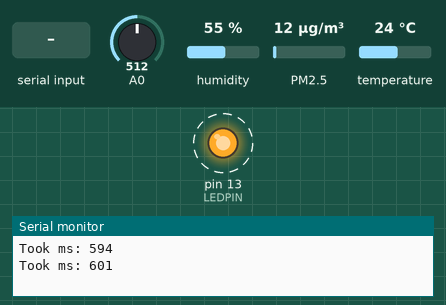
Recording of a sketch running on a simulated Arduino Uno, built with avr-gcc and run on an emulated ATmega328P. Parts: output pins drawn as LEDs (lit = HIGH), the last lines printed to the serial monitor. Wiring (inferred from the names in the program): DHT22 sensor: data pin 9; dust sensor: data pin 8. Dashed ring = blinking. The test bench sets the inputs (shaded band); at power-on: A0 = 512, humidity 55 %, PM2.5 12 µg/m³, temperature 24 °C.

Above: at 1.25 s.
1.3 s: "SS=\n" received over the second serial link
5.5 s: "1\n" received over the second serial link
At 7.9 s:
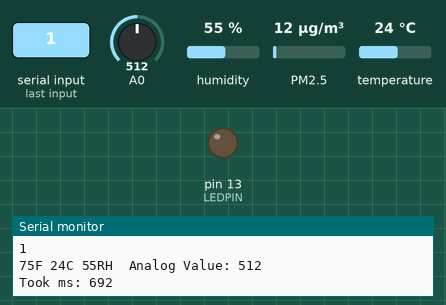
At 9.1 s:
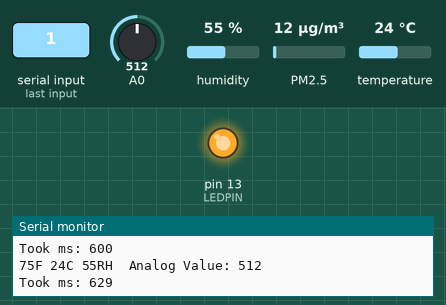
Timing chart, 0 to 10.6 s (numbered marks = the images above; inputs shaded):
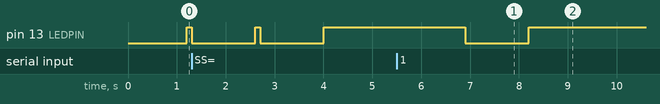

The sketch:

AirBeam.ino
```cpp
#include <SoftwareSerial.h>
#include <DHT.h>
#include <stdlib.h>
//#include <string.h>

#define DHTPIN 9
#define DHTTYPE DHT22   // DHT 22  (AM2302)

int pin = 8;
int humi, cel, fah, kelv;
unsigned long analogcount;
double analogtotal;
unsigned long duration;
unsigned long starttime;
unsigned long sampletime_ms = 1000;
unsigned long lowpulseoccupancy = 0;
unsigned long analogvalue = 0;
double ratio = 0;
double concentrationAV = 0;
DHT dht(DHTPIN, DHTTYPE);
SoftwareSerial mySerial(10, 11); //RX, TX

#define LEDPIN 13
#define BT_BUF_LEN 10
char bt_buffer[BT_BUF_LEN];
int8_t bt_connected = -1; // 0 = not connected (but been connected), 1 == connected, -1 == never been connected

void setup() {
  Serial.begin(115200);
  mySerial.begin(19200);
  bt_buffer[0] = 0;
  pinMode(8,INPUT);
  pinMode(LEDPIN, OUTPUT);
  starttime = millis();
}

void loop() {
  unsigned long int start = millis(); // The main block takes at least 1.5 seconds!
  humi = dht.readHumidity();
  cel = dht.readTemperature();
  fah = ((cel * 9)/5) + 32;
  analogvalue = analogvalue + analogRead(0);
  analogcount++;
  duration = pulseIn(pin, LOW);
  lowpulseoccupancy = lowpulseoccupancy + duration;
  Serial.print(F("Took ms: "));
  Serial.println(millis() - start);
  if ((millis()-starttime) > sampletime_ms)
  {
    starttime = millis(); // moved to create more regular periods.
    update_bt_status();

    Serial.println();
    ratio = lowpulseoccupancy/(sampletime_ms*10.0);  // Integer percentage 0=>100
    analogvalue = analogvalue/analogcount;
    analogtotal = (analogvalue*5.0)/1024;

    concentrationAV = (1244.4*pow(analogtotal,3) - 2961.9*pow(analogtotal,2) + 6007.9*analogtotal - 257.14);
    if(concentrationAV < 0){
      concentrationAV = 0;
    }
    Serial.print(fah);
    Serial.print(F("F "));
    Serial.print(cel);
    Serial.print(F("C "));
    Serial.print(humi);
    Serial.print(F("RH "));
    Serial.print(F(" Analog Value: "));
    Serial.print(analogvalue);

    if(bt_connected > 0){
      mySerial.print(concentrationAV);
      mySerial.println(F(";InsertSensorPackageName;PPD60PV-T2;Particulate Matter;PM;hundreds of particles per cubic foot;hppcf;0;2500;5000;7500;10000"));
      //mySerial.print("\n");

      mySerial.print(fah);
      mySerial.println(F(";InsertSensorPackageName;DHT22-F;Temperature;F;degrees Fahrenheit;F;0;25;50;75;100\n"));
      //mySerial.print("\n");

      //mySerial.print(cel);
      //mySerial.print(";InsertSensorPackageName;DHT22-C;Temperature;C;degrees Celsius;C;0;10;20;30;40");
      //mySerial.print("\n");

      mySerial.print(humi);
      mySerial.println(F(";InsertSensorPackageName;DHT22-RH;Humidity;RH;percent;%;0;25;50;75;100\n"));
      //mySerial.print("\n");
    }

    analogvalue = 0;
    analogcount = 0;
    lowpulseoccupancy = 0;
    Serial.println();

  }
}
```

BT_status.ino
```cpp
char bt_index = 0;

uint8_t put_chr_buf(char c){
  // puts a character into the bt_buffer.
  // If the character is '\n' returns 1 (and doesn't put it into the buffer)
  // else returns 0
  if(c == '\n'){
      return 1;
  }
  if(bt_index >= BT_BUF_LEN - 2){
    return 0;
  }
  bt_buffer[bt_index] = c;
  bt_index++;
  bt_buffer[bt_index] = 0;
  return 0;
}

void analyze_buf(){
  // Determines if the buffer contains the SS notation
  if(bt_connected == -1){
    if(strncmp(bt_buffer, "SS=", 3) == 0){
      bt_connected = 0;
      Serial.println(F("1st Connect to BT"));
    }
  }
  else{
    if(strncmp(bt_buffer, "OK", 2) == 0){
    }
    else{
      Serial.println(F("ERROR: Unknown response:"));
      Serial.println(bt_buffer);
    }
    bt_connected = 0;
  }
  bt_buffer[0] = 0;
  bt_index = 0;
}

void update_bt_status(){
  // This should be called in the loop with at least a hundred milliescond delay before it is called again.
  // Determine if the BT module is connected or not.
  uint8_t temp = 0;
  if(mySerial.available()){
    while(mySerial.available()){
      temp = put_chr_buf(mySerial.read());
      if(temp){
        analyze_buf();
      }
    }
  }
  else{
    if(bt_connected >= 0){
      bt_connected = 1;
    }
  }

  // clear excess
  while(mySerial.available()){
    mySerial.read();
  }

  // Send out another signal for the next loop
  mySerial.println(F("BC:UI=01"));

  // Indicate connection status via the LED
  digitalWrite(LEDPIN, HIGH);
  if(bt_connected < 1){
    delay(100);
    digitalWrite(LEDPIN, LOW);
  }
}
```

Measured:
- after the input at 5.5 s, pin 13 (LEDPIN): HIGH → LOW after 1.4 s, → HIGH 1.3 s later
- by itself, pin 13 (LEDPIN): alternates HIGH for 0.10 s and LOW for 1.3 s
